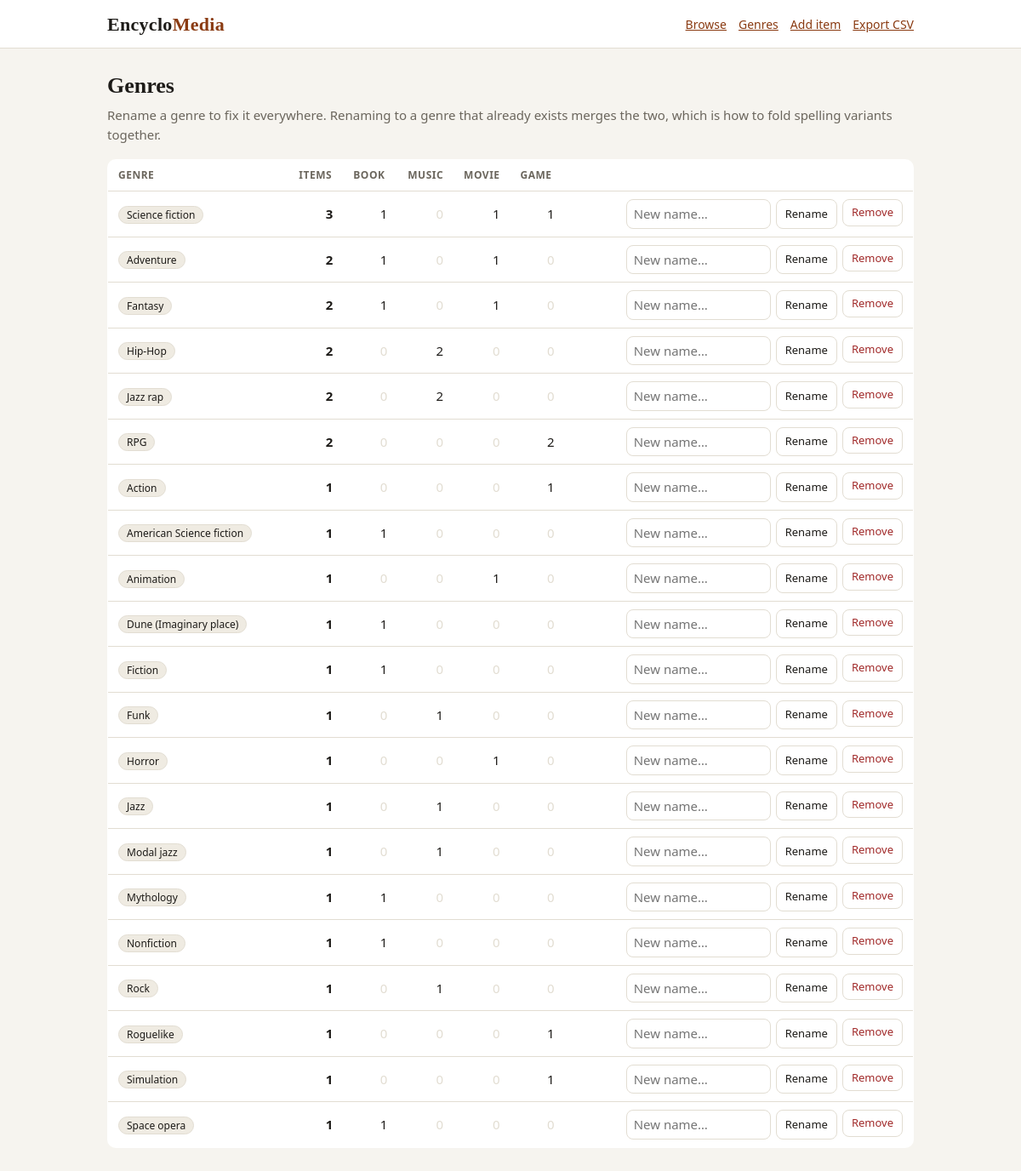
The app's page /genres with its own data.
### tables this page shows
CREATE TABLE genres (
    id   INTEGER PRIMARY KEY,
    name TEXT NOT NULL,          -- display name, as first entered
    key  TEXT NOT NULL UNIQUE    -- normalized: lowercase letters/digits only
);

### encyclomedia/web.py (the view)
    @app.get("/genres")
    def genres_page():
        cat = catalog()
        per_type = {t: {g["name"]: g["count"] for g in cat.genres(t)} for t in MEDIA_TYPES}
        return render_template("genres.html", genres=cat.genres(), per_type=per_type)

### encyclomedia/catalog.py (called while the page is built, shortened)
    def _migrate(self):
        version = self.conn.execute("PRAGMA user_version").fetchone()[0]
        self.conn.executescript(SCHEMA)
        cols = {r["name"] for r in self.conn.execute("PRAGMA table_info(items)")}
        for col, ddl in (("extra", "TEXT NOT NULL DEFAULT '{}'"), ("extra_text", "TEXT"), ("updated_at", "TEXT")):
            if col not in cols:  # database created by the original single-file script
                self.conn.execute(f"ALTER TABLE items ADD COLUMN {col} {ddl}")
        if version < 3:
            for row in self.conn.execute("SELECT id, genre FROM items WHERE genre IS NOT NULL").fetchall():
                self._set_genres(row["id"], row["genre"])
        if version < SCHEMA_VERSION:
            self.conn.execute(f"PRAGMA user_version = {SCHEMA_VERSION}")
        self.conn.commit()

    @staticmethod
    def _filters(media_type, genre, alias="items"):
        clauses, args = [], []
        if media_type:
            clauses.append(f"{alias}.media_type = ?")
            args.append(media_type)
        if genre:
            clauses.append(f"EXISTS (SELECT 1 FROM item_genres ig JOIN genres g ON g.id = ig.genre_id "
                           f"WHERE ig.item_id = {alias}.id AND g.key = ?)")
            args.append(genre_key(genre))
        return clauses, args

    def genres(self, media_type=None) -> list[dict]:
        clauses, args = self._filters(media_type, None)
        where = f"WHERE {' AND '.join(clauses)}" if clauses else ""
        rows = self.conn.execute(
            "SELECT g.name, COUNT(*) AS count FROM genres g "
            "JOIN item_genres ig ON ig.genre_id = g.id JOIN items ON items.id = ig.item_id "
            f"{where} GROUP BY g.id ORDER BY count DESC, g.name COLLATE NOCASE", args)
        return [dict(r) for r in rows]

### encyclomedia/templates/genres.html (shortened to what this page needs)
{% extends "base.html" %}
{% block content %}
<h1>Genres</h1>
<p class="intro muted">Rename a genre to fix it everywhere. Renaming to a genre that already exists merges the two,
which is how to fold spelling variants together.</p>
{% if not genres %}
  <p class="muted">No genres yet. Add them to items and they'll show up here.</p>
{% else %}
<table>
  <thead><tr>
    <th>Genre</th><th class="num">Items</th>
    {% for t in MEDIA_TYPES %}<th class="num types">{{ t|capitalize }}</th>{% endfor %}
    <th></th>
  </tr></thead>
  <tbody>
  {% for g in genres %}
    <tr>
      <td><a class="chip" href="{{ url_for('index', genre=g.name) }}">{{ g.name }}</a></td>
      <td class="num"><b>{{ g.count }}</b></td>
      {% for t in MEDIA_TYPES %}{% set n = per_type[t].get(g.name, 0) %}
        <td class="num types {{ 'zero' if not n }}">{{ n }}</td>{% endfor %}
      <td>
        <div class="edit">
          <form method="post" action="{{ url_for('genres_rename') }}" style="display:flex;gap:6px">
            <input name="new" list="allGenres" placeholder="New name…" required>
            <button type="submit">Rename</button>
          </form>
          <form method="post" action="{{ url_for('genres_remove') }}"
                data-msg="Remove “{{ g.name }}” from {{ g.count }} item(s)? The items themselves stay."
                onsubmit="return confirm(this.dataset.msg)">
            <button class="danger" type="submit">Remove</button>
          </form>
        </div>
      </td>
    </tr>
  {% endfor %}
  </tbody>
</table>
{% endif %}
{% endblock %}

### encyclomedia/templates/base.html (style rules this page uses)
:root { --bg: #f6f4ef; --panel: #ffffff; --ink: #1d1b18; --muted: #6b665d; --line: #e2ddd2; --accent: #8a3b12; --accent-ink: #ffffff; --ok: #2f6b3a; --err: #a12a2a; --book: #8a3b12; --music: #2b5d8a; --movie: #6b3a8a; --game: #2f6b3a; --chip: #efebe2; }
* { box-sizing: border-box; }
body { margin: 0; background: var(--bg); color: var(--ink); font: 15px/1.5 system-ui, -apple-system, "Segoe UI", sans-serif; }
a { color: var(--accent); }
.btn, button { font: inherit; border: 1px solid var(--line); background: var(--panel); color: var(--ink); padding: 7px 14px; border-radius: 8px; cursor: pointer; text-decoration: none; display: inline-block; }
button.danger { color: var(--err); }
input, select, textarea { font: inherit; color: var(--ink); background: var(--panel); border: 1px solid var(--line); border-radius: 8px; padding: 7px 10px; width: 100%; }
.muted { color: var(--muted); }
.chip { display: inline-flex; align-items: center; gap: 4px; font-size: 12px; line-height: 1.6; padding: 0 9px; border-radius: 999px; background: var(--chip); color: var(--ink); border: 1px solid var(--line); text-decoration: none; }

### encyclomedia/templates/genres.html (style rules this page uses)
h1 { font-family: Georgia, serif; margin: 0 0 4px; font-size: 26px; }
.intro { margin: 0 0 18px; }
table { width: 100%; border-collapse: collapse; background: var(--panel); border: 1px solid var(--line); border-radius: 10px; overflow: hidden; }
th, td { text-align: left; padding: 9px 12px; border-bottom: 1px solid var(--line); vertical-align: middle; }
th { font-size: 12px; text-transform: uppercase; letter-spacing: .5px; color: var(--muted); font-weight: 600; }
tr:last-child td { border-bottom: 0; }
td.num { text-align: right; font-variant-numeric: tabular-nums; width: 64px; }
td.num.zero { color: var(--line); }
.edit { display: flex; gap: 6px; justify-content: flex-end; }
.edit input { width: 170px; padding: 5px 8px; }
.edit button { padding: 5px 10px; font-size: 13px; white-space: nowrap; }

### records on screen
genres: name "Science fiction", count "3", MEDIA_TYPES "1" "0" "1" "1"
genres: name "Adventure", count "2", MEDIA_TYPES "1" "0" "1" "0"
genres: name "Fantasy", count "2", MEDIA_TYPES "1" "0" "1" "0"
genres: name "Hip-Hop", count "2", MEDIA_TYPES "0" "2" "0" "0"
genres: name "Jazz rap", count "2", MEDIA_TYPES "0" "2" "0" "0"
genres: name "RPG", count "2", MEDIA_TYPES "0" "0" "0" "2"
genres: name "Action", count "1", MEDIA_TYPES "0" "0" "0" "1"
genres: name "American Science fiction", count "1", MEDIA_TYPES "1" "0" "0" "0"
genres: name "Animation", count "1", MEDIA_TYPES "0" "0" "1" "0"
genres: name "Dune (Imaginary place)", count "1", MEDIA_TYPES "1" "0" "0" "0"
genres: name "Fiction", count "1", MEDIA_TYPES "1" "0" "0" "0"
genres: name "Funk", count "1", MEDIA_TYPES "0" "1" "0" "0"
genres: name "Horror", count "1", MEDIA_TYPES "0" "0" "1" "0"
genres: name "Jazz", count "1", MEDIA_TYPES "0" "1" "0" "0"
genres: name "Modal jazz", count "1", MEDIA_TYPES "0" "1" "0" "0"
genres: name "Mythology", count "1", MEDIA_TYPES "1" "0" "0" "0"
genres: name "Nonfiction", count "1", MEDIA_TYPES "1" "0" "0" "0"
genres: name "Rock", count "1", MEDIA_TYPES "0" "1" "0" "0"
genres: name "Roguelike", count "1", MEDIA_TYPES "0" "0" "0" "1"
genres: name "Simulation", count "1", MEDIA_TYPES "0" "0" "0" "1"
genres: name "Space opera", count "1", MEDIA_TYPES "1" "0" "0" "0"

### other values on screen
{{ t|capitalize }} "BOOK" "MUSIC" "MOVIE" "GAME"
